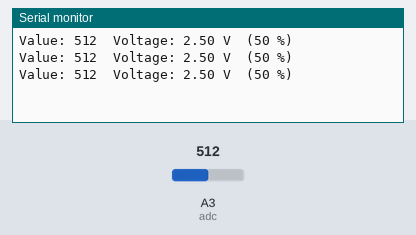
Bench run of a sketch on a simulated Arduino Uno, built with avr-gcc and run on an emulated ATmega328P. Shown: the last lines printed to the serial monitor. The test bench sets the inputs (shaded band); at power-on: A3 (adc) = 512.

Above: at 1.3 s.
1.4 s: A3 (adc) set to 716
At 1.9 s:
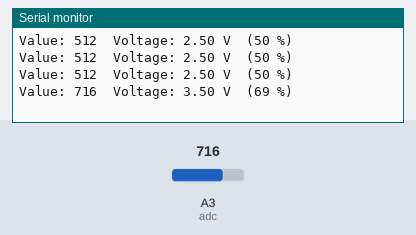
2.9 s: A3 (adc) set to 900
At 3.4 s:
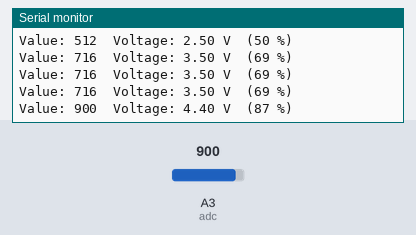
Timing chart, 0 to 5.9 s (numbered marks = the images above; inputs shaded):
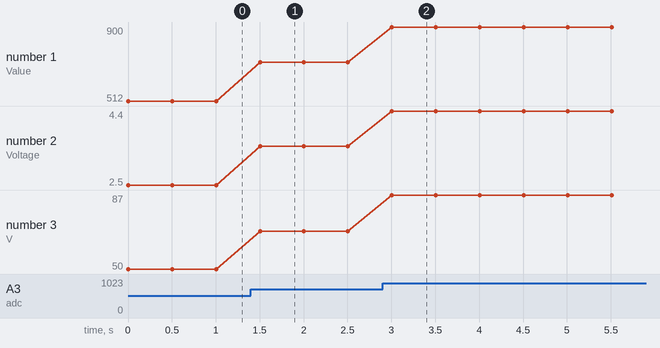

Measured:
- after the input at 1.4 s, the serial monitor: prints a new line after 0.10 s (image 1)
- after the input at 2.9 s, the serial monitor: prints a new line after 0.11 s (image 2)
- plotted number 1: 512 → 716 after the input at 1.4 s, 716 → 900 after the input at 2.9 s
- plotted number 2: 2.5 → 3.5 after the input at 1.4 s, 3.5 → 4.4 after the input at 2.9 s
- plotted number 3: 50 → 69 after the input at 1.4 s, 69 → 87 after the input at 2.9 s

The sketch:

ex_pot_serial.ino
```cpp
// Made from a Python program in the ZERO1 Simulator; edits here are not turned back into Python.
/*
Potentiometer to Serial: the value, the voltage and a percentage.
*/

const int POT_LDR = A3;        // potentiometer / light sensor

const int adc = POT_LDR;

// Runs once: the lines before "while True:"
void setup() {
  Serial.begin(9600);
}

// Runs forever: the body of "while True:" (line 8)
void loop() {
  long value = analogRead(adc);
  float voltage = value * 5.0 / 1023;
  long percent = map(value, 0, 1023, 0, 100);
  Serial.print("Value: ");
  Serial.print(value);
  Serial.print("  Voltage: ");
  Serial.print(voltage, 2);
  Serial.print(" V  (");
  Serial.print(percent);
  Serial.println(" %)");
  delay(500);
}
```
